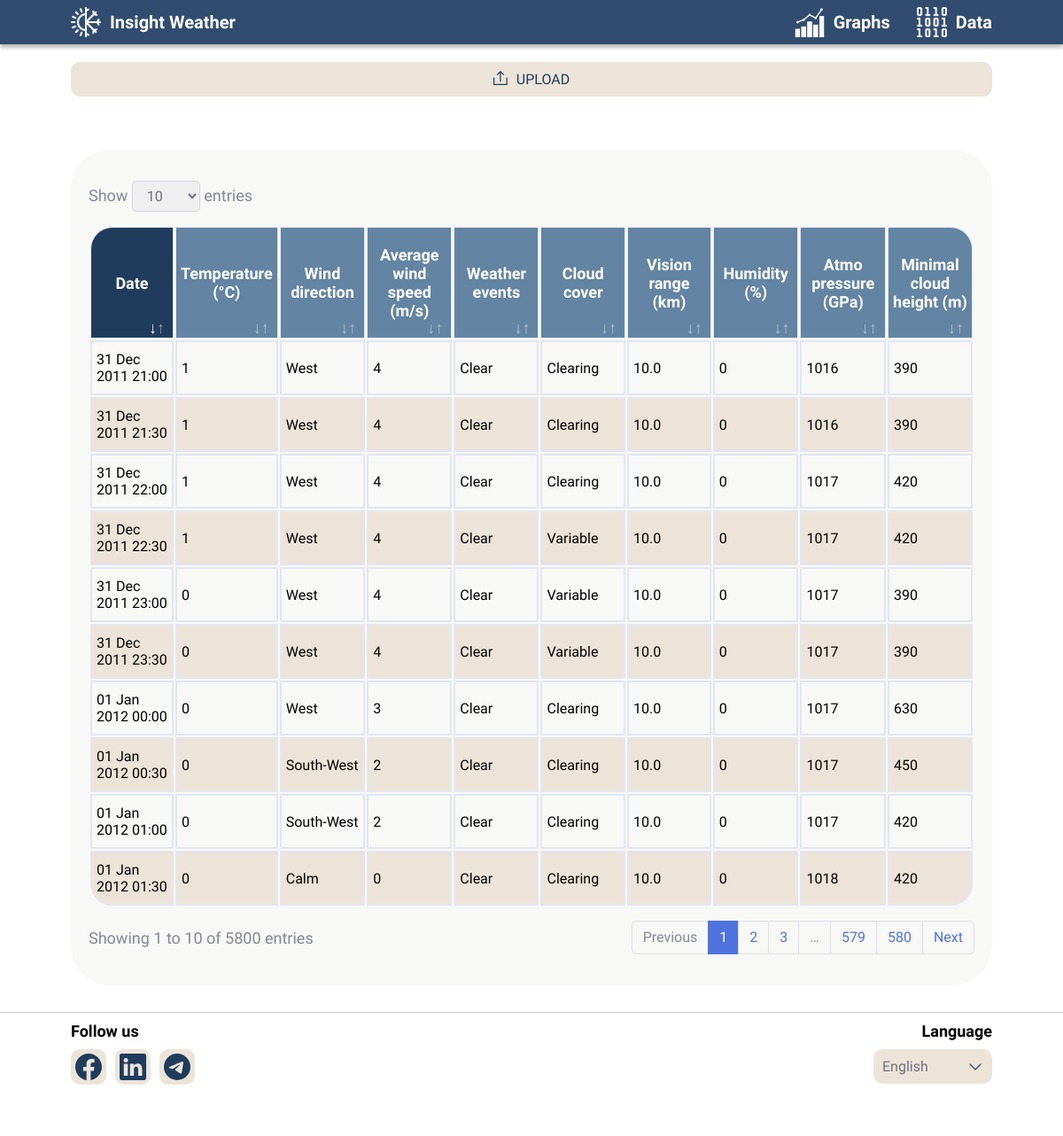
The page /data/raw/Lviv on the database its author committed.
### main/models.py (models this page shows, shortened)
class Data(models.Model):
    date = models.DateTimeField('Дата і Час спостереження', unique=True)
    temperature = models.IntegerField('Температура повітря °C')
    direction = models.ForeignKey(Direction, on_delete=models.CASCADE)
    velocity = models.IntegerField('Середня швидкість вітру', validators=[MinValueValidator(0)])
    weather_code = models.CharField('Код погоди', max_length=20, default="CL")
    cloud_amount = models.IntegerField('Кількість хмар', null=True, validators=[
        MaxValueValidator(10),
        MinValueValidator(0)
    ])
    visibility_range = models.FloatField('Дальність видимості', validators=[MinValueValidator(0)])
    humidity = models.IntegerField('Відносна вологість повітря', validators=[
        MaxValueValidator(100),
        MinValueValidator(0)
    ])
    atmo_pressure = models.IntegerField('Атмосферний тиск', validators=[MinValueValidator(0)])
    lower_cloud_limit = models.IntegerField('Нижня межа хмарності', null=True)
    class Meta:
        verbose_name_plural = 'Data'

class Direction(models.Model):
    direction = models.CharField('Напрям вітру', max_length=10, unique=True)
    def __str__(self):
        return self.direction

### main/views.py (the view)
# urls.py: path('data/raw/<str:name>', views.table, name='data-table-raw'),
@never_cache
def table(request, name=None):
    params = {}
    if request.method == "POST":
        form = UploadFileForm(request.POST, request.FILES)
        if form.is_valid():
            file = request.FILES.getlist('file')  # ['upload']
            print(file)
            if len(file) == 0:
                file = [request.FILES['file']]
            print(file)
            region = Region.objects.get(name__exact=name).datas
            fs = FileSystemStorage()
            for i in file:
                fs.save(i.name, i)
                read_file = pd.read_excel("/main/media/" + i.name)
                filename = Path(i.name).stem
                print(i)
                read_file.apply(create_obj, axis=1, args=(filename, region))
            params["message"] = f"File{('s' if len(file) > 1 else '')} successfully uploaded"
    else:
        form = UploadFileForm()
    params["form"] = form
    params["name"] = name
    page_number = request.GET.get("page", 1)
    order = request.GET.get("order", "").replace("desc", "-").replace("asc", "")
    sort = order + request.GET.get("sort", "date")
    limit = request.GET.get("limit", 10)
    try:
        region_data = Region.objects.get(name__exact=name).datas.order_by(sort).all()
    except ObjectDoesNotExist:
        region_data = None
    try:
        paginator = Paginator(region_data, per_page=limit)
        params["page_obj"] = paginator.get_page(page_number)  # Data.objects.all()  # [0:70]
        params["page_range"] = list(str(i) for i in paginator.get_elided_page_range(page_number, on_each_side=2))
        params["page_number"] = str(params["page_obj"].number)
    except (TypeError, ValueError, PageNotAnInteger):
        params["page_obj"] = None
    params["dictionary"] = {
        0: "Clear",
        1: "Low",
        2: "Low",
        3: "Light",
        4: "Light",
        5: "Variable",
        6: "Variable",
        7: "Variable",
        8: "Clearing",
        9: "Clearing",
        10: "Full/Solid"
    }
    params["codes"] = {
        "CL": "Clear",
        "BL": "Haze",
        "BR": "Haze",
        "FG": "Fog",
        "SNRA": "Snow with rain",
        "SH": "Heavy ",
        "RA": "Rain",
        "SN": "Snow",
        "TS": "Thunderstorm",
        "DZ": "Drizzle",
        "FZ": "Ice",
        "HL": "Hail",
        "+": " and "
    }
    return render(request, "main/table.html", params)

### main/forms.py
class UploadFileForm(Form):
    file = FileField(allow_empty_file=False, widget=FileInput(attrs={
                'style': 'display: contents;',
                'accept': '.xlsx, .csv, .txt',
                'id': 'file'
            }))

### main/templatetags/poll_extras.py (called while the page is built)
@register.filter
def get_value(dictionary, key):
    return dictionary.get(key)

@register.filter
def modify(dictionary, string):
    newstr = string
    for key in dictionary:
        newstr = newstr.replace(key, dictionary[key])
    return newstr

### main/templates/main/table.html (shortened to what this page needs)
{% extends 'main/layout.html' %}
{% load static %}
{% load poll_extras %}
{% block head %}
    <link rel="stylesheet" href="{% static 'main/css/table.css' %}">
    <link rel="stylesheet" href="{% static 'main/css/upload.css' %}">
{% endblock %}
{% block body %}
<div class="button margin-center" id="upload" onclick="popUp(true);">
    <svg xmlns="http://www.w3.org/2000/svg" width="16" height="16" fill="none" viewBox="0 0 16 16">
        <path fill="#1F3C5C" fill-rule="evenodd" d="m7.866 0 4.37 4.033-.823.892-2.924-2.7v10.137H7.276V2.305L4.673
        4.908l-.857-.858L7.866 0ZM1.213 14.787V7.511H0V16h15.766V7.51h-1.213v7.277H1.213Z" clip-rule="evenodd"></path>
    </svg>
    <span>
        UPLOAD
    </span>
</div>
<div class="card margin-center">
    <div class="flex-row margin">
        <span class="label">
            Show
            <select id="entries">
                <option value="10">10</option>
            </select>
            entries
        </span>
    </div>
    <div class="table">
        <table id="dataTable">
            <thead>
                <tr>
                    <th data-sort="date"><div>Date</div></th>
                    <th data-sort="temperature"><div>Temperature (°C)</div></th>
                    <th data-sort="direction"><div>Wind direction</div></th>
                    <th data-sort="velocity"><div>Average wind speed (m/s)</div></th>
                    <th data-sort="weather_code"><div>Weather events</div></th>
                    <th data-sort="cloud_amount"><div>Cloud cover</div></th>
                    <th data-sort="visibility_range"><div>Vision range (km)</div></th>
                    <th data-sort="humidity"><div>Humidity (%)</div></th>
                    <th data-sort="atmo_pressure"><div>Atmo pressure (GPa)</div></th>
                    <th data-sort="lower_cloud_limit"><div>Minimal cloud height (m)</div></th>
                </tr>
            </thead>
            <tbody>
                {% for item in page_obj %}
                    <tr>
                    <td>{{ item.date|date:"d M Y H:i" }}</td>
                    <td>{{ item.temperature }}</td>
                    <td>{{ item.direction }}</td>
                    <td>{{ item.velocity }}</td>
                    <td>{{ codes|modify:item.weather_code }}</td>
                    <td>{{ dictionary|get_value:item.cloud_amount }}</td>
                    <td>{{ item.visibility_range }}</td>
                    <td>{{ item.humidity }}</td>
                    <td>{{ item.atmo_pressure }}</td>
                    <td>{{ item.lower_cloud_limit }}</td>
                </tr>
                {% endfor %}
            </tbody>
        </table>
    </div>
    <div class="margin flex-row">
        <span class="label" id="show">Showing {{ page_obj.start_index }} to {{ page_obj.end_index }} of {{ page_obj.paginator.count }} entries </span>
        <div class="pagination" id="paginator">
            {% if page_obj.has_previous %}
            <a id="prev" href="?page={{ page_obj.previous_page_number }}">Previous</a>
            {% else %}
            <a class="disabled" id="prev">Previous</a>
            {% endif %}
            {% for page in page_range %}
                {% if page != '…' %}
                    <a href="?page={{ page }}" {% if page == page_number %}class="active"{% endif %}>{{ page }}</a>
                {% else %}
                    <a class="disabled">{{ page }}</a>
                {% endif %}
            {% endfor %}
            {% if page_obj.has_next %}
            <a id="next" href="?page={{ page_obj.next_page_number }}">Next</a>
            {% else %}
            <a class="disabled" id="next">Next</a>
            {% endif %}
        </div>
    </div>
</div>
{% endblock %}

### main/templates/main/layout.html (shortened to what this page needs)
<!DOCTYPE html>
{% load static %}
<html lang="en">
<head>
    <link href="//netdna.bootstrapcdn.com/font-awesome/3.2.1/css/font-awesome.css" rel="stylesheet">
    <link rel="stylesheet" href="{% static 'main/css/main.css' %}">
    {% block head %}
    {% endblock %}
</head>
<body>
    <nav>
        <a href="{% url 'home' %}" class="item">
            <img src="{% static 'main/img/logo.svg' %}" alt="Logo">
            <span>Insight Weather</span>
        </a>
        <div class="menu">
            <a href="" class="item">
                <img src="{% static 'main/img/graphs.svg' %}" alt="Graphs">
                <span>Graphs</span>
            </a>
            <a href="{% url 'data' %}" class="item">
                <img src="{% static 'main/img/data.svg' %}" alt="Data">
                <span>Data</span>
            </a>
        </div>
    </nav>
    {% block body %}
    {% endblock %}
    <footer>
        <div class="column">
            <h6>Follow us</h6>
            <div class="grid">
                <a href="https://www.facebook.com/denya.bereznyk/" class="icon facebook">
                </a>
                <a href="https://www.linkedin.com/in/denys-berezniuk/" class="icon linkedin">
                </a>
                <a href="https://t.me/DenyaB" class="icon telegram">
                </a>
            </div>
        </div>
        <div class="column">
            <h6>Language</h6>
            <select name="lang">
                <option value="eng">English</option>
            </select>
        </div>
    </footer>
</body>
</html>

### main/static/main/css/main.css (style rules this page uses)
*, *::after, *::before { margin: 0; padding: 0; box-sizing: border-box; font-family: 'Chakra Petch', sans-serif; font-style: normal; }
html { max-width: 100vw; max-height: 100vh; height: 100%; }
body { position: absolute; top: 0; left: 0; right: 0; --Blue-Navbar: #314C6F; --DarkBlue: #1F3C5C; --White: #FFFFFF; --Black: #000000; --Background: #F8F8F7; --Icon-Background: #ECE4D9; --GreyBlue: #6384A2; background: var(--White); height: 100%; width: 100%; }
a { text-decoration: none; }
a span { transition: .3s linear; text-align: center; text-align-all: center; cursor: pointer; position: relative; display: inline-block; }
a span::after { content: ""; position: absolute; left:0; top: 100%; width: 0; height: 2px; background: var(--White); transition: width .3s ease-in-out; }
nav { display: flex; flex-direction: row; justify-content: space-between; align-items: center; padding: 10px 80px; gap: 5px; position: absolute; height: 50px; left: 0; right: 0; top: 0; background: var(--Blue-Navbar); box-shadow: 0 4px 4px rgba(0, 0, 0, 0.25); }
html body nav + * { margin-top: 70px; }
nav .item { user-select: none; display: flex; flex-direction: row; justify-content: center; align-items: center; gap: 10px; }
nav .item img { width: 34px; object-fit: contain; }
nav .item span { font-weight: 700; font-size: 20px; color: var(--White); }
nav .menu { display: flex; flex-direction: row; justify-content: flex-end; align-items: center; gap: 30px; }
footer { vertical-align: bottom; margin-top: 30px; display: flex; flex-direction: row; justify-content: space-between; align-items: flex-start; padding: 10px 80px; gap: 30px; height: 140px; border-top: 1px solid rgba(78, 78, 78, 0.29); }
footer .column { min-width: fit-content; display: flex; flex-direction: column; gap: 10px; }
footer .column:first-child { align-items: flex-start; }
footer .column:last-child { align-items: flex-end; }
footer .column h6 { font-weight: 700; font-size: 18px; color: var(--Black); }
footer .column .grid { width: fit-content; display: grid; grid-template-columns: repeat(3, 1fr); grid-auto-columns: 1fr; gap: 10px; }
footer .column .grid .icon { transition: 0.3s linear; display: flex; justify-content: center; align-items: center; width: 40px; height: 40px; object-fit: contain; background: var(--Icon-Background); border-radius: 10px; }
footer .column select { display: flex; flex-direction: row; justify-content: space-between; align-items: center; padding: 10px; outline-color: transparent; -webkit-appearance: none; -moz-appearance: none; appearance: none; border: none; background: var(--Icon-Background) url(../img/arrowdown.svg) calc(100% - 10px) no-repeat; border-radius: 10px; height: 100%; width: calc(100% + 30px); min-width: fit-content; }

### main/static/main/css/upload.css (style rules this page uses)
.margin-center { margin-left: 80px; margin-right: 80px; width: calc(100% - 160px); }
.button { margin-bottom: 60px; cursor: pointer; width: available; display: flex; flex-direction: row; gap: 10px; border-radius: 10px; padding: 10px; background: var(--Icon-Background); justify-content: center; min-width: fit-content; }
.button span { color: var(--DarkBlue); text-align: center; font-style: normal; font-weight: 400; font-size: 16px; }

### rows shown on the page
Data: date "31 Dec 2011 21:00", temperature "1", direction "West", velocity "4", weather_code "Clear", cloud_amount "Clearing", visibility_range "10.0", humidity "0", atmo_pressure "1016", lower_cloud_limit "390"
Data: date "31 Dec 2011 21:30", temperature "1", direction "West", velocity "4", weather_code "Clear", cloud_amount "Clearing", visibility_range "10.0", humidity "0", atmo_pressure "1016", lower_cloud_limit "390"
Data: date "31 Dec 2011 22:00", temperature "1", direction "West", velocity "4", weather_code "Clear", cloud_amount "Clearing", visibility_range "10.0", humidity "0", atmo_pressure "1017", lower_cloud_limit "420"
Data: date "31 Dec 2011 22:30", temperature "1", direction "West", velocity "4", weather_code "Clear", cloud_amount "Variable", visibility_range "10.0", humidity "0", atmo_pressure "1017", lower_cloud_limit "420"
Data: date "31 Dec 2011 23:00", temperature "0", direction "West", velocity "4", weather_code "Clear", cloud_amount "Variable", visibility_range "10.0", humidity "0", atmo_pressure "1017", lower_cloud_limit "390"
Data: date "31 Dec 2011 23:30", temperature "0", direction "West", velocity "4", weather_code "Clear", cloud_amount "Variable", visibility_range "10.0", humidity "0", atmo_pressure "1017", lower_cloud_limit "390"
Data: date "01 Jan 2012 00:00", temperature "0", direction "West", velocity "3", weather_code "Clear", cloud_amount "Clearing", visibility_range "10.0", humidity "0", atmo_pressure "1017", lower_cloud_limit "630"
Data: date "01 Jan 2012 00:30", temperature "0", direction "South-West", velocity "2", weather_code "Clear", cloud_amount "Clearing", visibility_range "10.0", humidity "0", atmo_pressure "1017", lower_cloud_limit "450"
Data: date "01 Jan 2012 01:00", temperature "0", direction "South-West", velocity "2", weather_code "Clear", cloud_amount "Clearing", visibility_range "10.0", humidity "0", atmo_pressure "1017", lower_cloud_limit "420"
Data: date "01 Jan 2012 01:30", temperature "0", direction "Calm", velocity "0", weather_code "Clear", cloud_amount "Clearing", visibility_range "10.0", humidity "0", atmo_pressure "1018", lower_cloud_limit "420"

### other values the page prints
{{ page_obj.start_index }} "1"
{{ page_obj.end_index }} "10"
{{ page_obj.paginator.count }} "5800"
{{ page }} "1" "2" "3" "579" "580"
{{ page }} "…"
